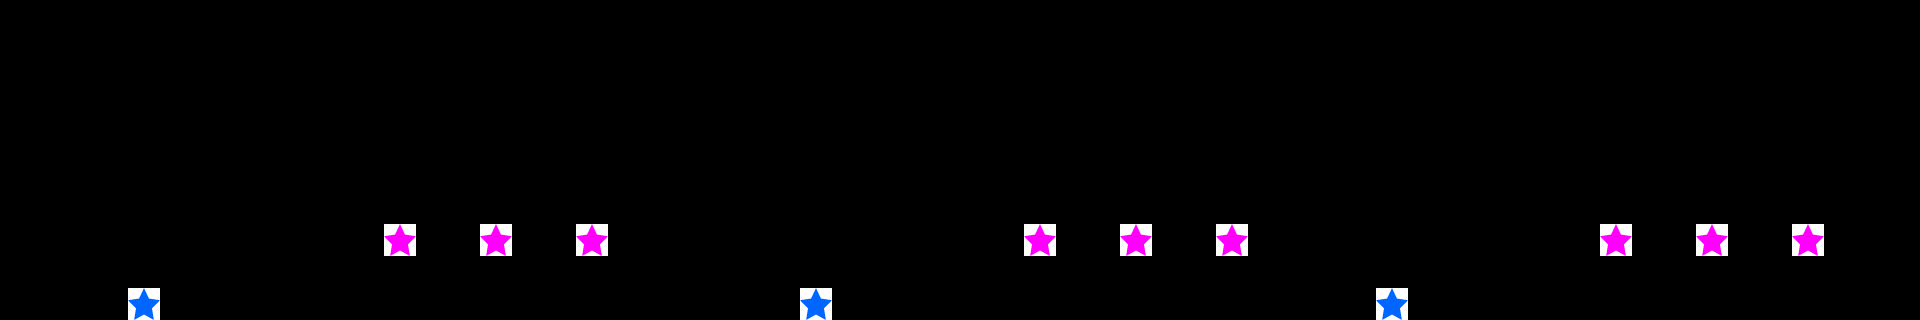

Rendered tile map (Tiled .tmx) drawn with the repository's tilesets; below, a short description and the map source with its tile grids summarised:
An orthogonal 60x10 tile map with 32x32 px tiles, 2 tile layers (FloorLayer, ThingLayer).

<map version="1.0" orientation="orthogonal" width="60" height="10" tilewidth="32" tileheight="32">
 <tileset firstgid="1" name="bg_tmx" tilewidth="32" tileheight="32">
  <image source="bg_tmx.png" width="320" height="320" />
  <tile id="0">
   <properties>
    <property name="isFloor" value="1" />
   </properties>
  </tile>
  <tile id="3">
   <properties>
    <property name="objType" value="life" />
    <property name="colorType" value="red" />
   </properties>
  </tile>
  <tile id="4">
   <properties>
    <property name="objType" value="star" />
    <property name="colorType" value="blue" />
   </properties>
  </tile>
  <tile id="5">
   <properties>
    <property name="objType" value="star" />
    <property name="colorType" value="pink" />
   </properties>
  </tile>
  <tile id="10">
   <properties>
    <property name="isFloor" value="1" />
   </properties>
  </tile>
  <tile id="11">
   <properties>
    <property name="objType" value="line" />
    <property name="colorType" value="pink" />
   </properties>
  </tile>
  <tile id="12">
   <properties>
    <property name="objType" value="line" />
    <property name="colorType" value="blue" />
   </properties>
  </tile>
  <tile id="14">
   <properties>
    <property name="objType" value="line" />
    <property name="colorType" value="blue" />
   </properties>
  </tile>
  <tile id="15">
   <properties>
    <property name="objType" value="line" />
    <property name="colorType" value="pink" />
   </properties>
  </tile>
  <tile id="30">
   <properties>
    <property name="isFloor" value="1" />
   </properties>
  </tile>
  <tile id="31">
   <properties>
    <property name="isFloor" value="1" />
   </properties>
  </tile>
  <tile id="32">
   <properties>
    <property name="isFloor" value="1" />
   </properties>
  </tile>
  <tile id="64">
   <properties>
    <property name="isBaffle" value="1" />
   </properties>
  </tile>
  <tile id="81">
   <properties>
    <property name="ObjTypeId" value="2" />
   </properties>
  </tile>
 </tileset>
 <layer name="FloorLayer" width="60" height="10">
  <data>[600 cells, 57 non-empty, 1 distinct tile ids]</data>
 </layer>
 <layer name="ThingLayer" width="60" height="10">
  <data>[600 cells, 12 non-empty, 2 distinct tile ids]</data>
 </layer>
</map>
